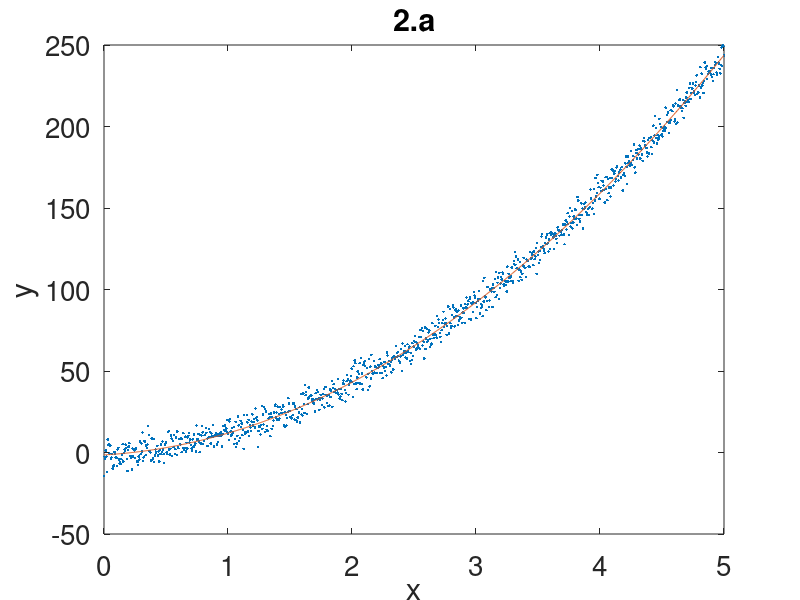
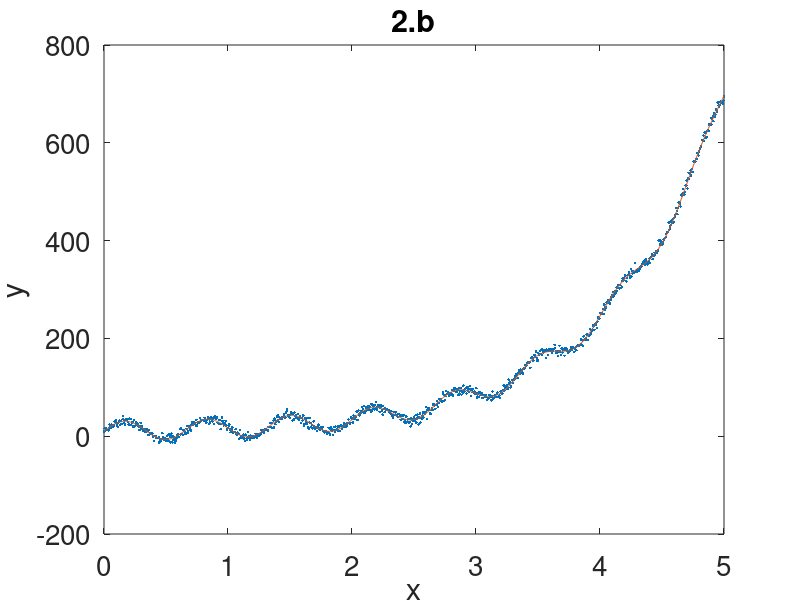

MATLAB code to generate these figures, in order:
%% EMEC 303 HW10
%  Lance Nichols
%  Section-002
%  10/26/2020

clear all; clc; close all;

%% Problem 1: Least Squares Fit
disp("Problem 1:")
%(a) See Attached

x = [1,2,3,3.5,4.25,5,7,10];
y = [0.2,2.5,4,4.1,4.4,4,5,8.1];

%(b)

M = zeros(2,2);
b = zeros(2,1);

M(1,1) = length(x);
M(1,2) = sum(x);
M(2,1) = sum(x);
M(2,2) = sum(x.^2);

b(1,1) = sum(y);
b(2,1) = sum(y.*x);

a = M\b;


disp("a0: " + a(1));
disp("a1: " + a(2));

%(c)
Sr = sum((y-a(1)-a(2)*x).^2);
St = sum((y-mean(y)).^2);

R2 = (St-Sr)/St;

disp("R^2: " + R2);


%% Problem 2: Generalized least-squares fitting of "synthetic" data

%(a)
disp("Problem 2.a:")
N = 1000;
x = linspace(0,5,N);
a1 = -1; a2=4; a3=9;
y = a1+a2*x+a3*x.^2 + 5*randn(1,N);
figure(1); clf(1);
plot(x,y,'.')

% Generalized Least Squares

% Preallocating matrices
z{1}=@(x) 1;
z{2}=@(x) x;
z{3}=@(x) x.^2;

M=length(z);  % Number of basis functions (terms in fit a1+a2*x)
Z=zeros(N,M);
Y=zeros(N,1);
for i=1:N
    for j=1:M
        Z(i,j)=z{j}(x(i));
    end
    Y(i,1)= y(i);       % y value for the i^th data poit
end

% Solve for fit paramters (a's)
a=(Z'*Z)\(Z'*Y);

disp(a)

% Build fit function of x
Fit=@(x) 0;
for j=1:M
    Fit=@(x) Fit(x) + a(j).*z{j}(x);
end

% Plot data & fit
X=linspace(min(x),max(x),1000);
hold on
plot(X,Fit(X))
title("2.a")
xlabel('x')
ylabel('y')
set(gca,'Fontsize',20)

% Compute R^2 value
Sr=sum( ( y - Fit(x) ).^2 );
St=sum( ( y - mean(y) ).^2 );
R2=(St-Sr)/St;
fprintf('The R^2 value is %5.5f \n',R2)

% Compute S_y/x value
Syx=sqrt(Sr/(N-2));
fprintf('The S_y/x value is %5.5f \n',Syx)


%(b)
disp("Problem 2.b:")
N = 1000;
x = linspace(0,5,N);
y = 5-2*x.^2+5*exp(x)+20*sin(3*pi*x)+5*randn(1,N);
figure(2); clf(2);
plot(x,y,'.')

% Preallocating matrices
z{1}=@(x) 1;
z{2}=@(x) x;
z{3}=@(x) x.^2;
z{4}=@(x) exp(x);
z{5}=@(x) sin(3*pi*x);

M=length(z);  % Number of basis functions (terms in fit a1+a2*x)
Z=zeros(N,M);
Y=zeros(N,1);
for i=1:N
    for j=1:M
        Z(i,j)=z{j}(x(i));
    end
    Y(i,1)= y(i);       % y value for the i^th data poit
end

% Solve for fit paramters (a's)
a=(Z'*Z)\(Z'*Y);

disp(a)

% Build fit function of x
Fit=@(x) 0;
for j=1:M
    Fit=@(x) Fit(x) + a(j).*z{j}(x);
end

% Plot data & fit
X=linspace(min(x),max(x),1000);
hold on
plot(X,Fit(X))
title("2.b")
xlabel('x')
ylabel('y')
set(gca,'Fontsize',20)

% Compute R^2 value
Sr=sum( ( y - Fit(x) ).^2 );
St=sum( ( y - mean(y) ).^2 );
R2=(St-Sr)/St;
fprintf('The R^2 value is %5.5f \n',R2)

% Compute S_y/x value
Syx=sqrt(Sr/(N-2));
fprintf('The S_y/x value is %5.5f \n',Syx)